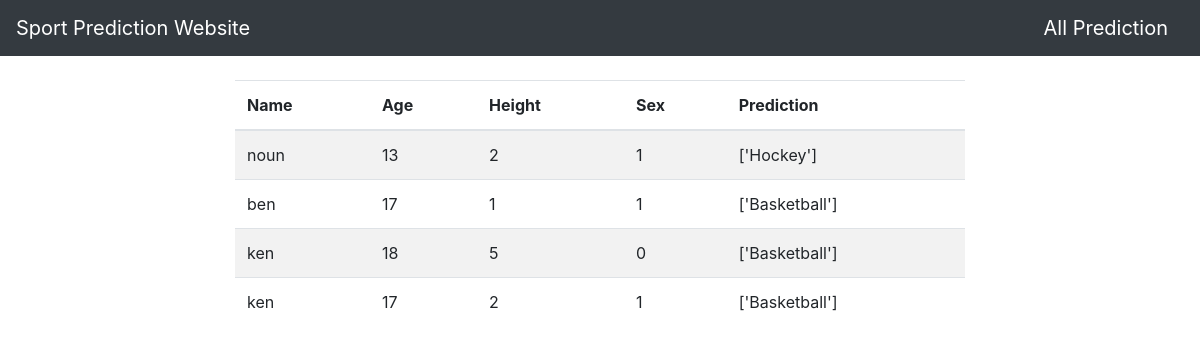
The page /predictions/ on the database its author committed.
### main/models.py (models this page shows, shortened)
class Data(models.Model):
    name = models.CharField(max_length=100, null=True)
    age = models.PositiveIntegerField(validators=[MinValueValidator(13),MaxValueValidator(19)],null=True)
    height = models.PositiveIntegerField(null=True)
    sex = models.PositiveIntegerField(choices=GENDER,null=True)
    predictions = models.CharField(max_length=100, blank = True,null=True)
    date = models.DateTimeField(auto_now_add=True)
    class Meta:
        ordering = ['-date']

### main/views.py (the view)
# urls.py: path('predictions/',views.predictions,name='main-predictions')
def predictions(request):
    data = Data.objects.all()
    context ={
        'data':data
    }
    return render(request,'main/predictions.html',context)

### templates/main/predictions.html (shortened to what this page needs)
{% extends 'partials/base.html' %}
{% block content %}
<div class="container">
    <div class="row mt-4">
        <div class="col-md-8 offset-md-2">
            <table class="table table-striped">
                <thead>
                  <tr>
                    <th scope="col">Name</th>
                    <th scope="col">Age</th>
                    <th scope="col">Height</th>
                    <th scope="col">Sex</th>
                    <th scope="col">Prediction</th>
                  </tr>
                </thead>
                <tbody>
                  {% for data in data %}
                  <tr>
                    <td>{{data.name}}</td>
                    <td>{{data.age}}</td>
                    <td>{{data.height}}</td>
                    <td>{{data.sex}}</td>
                    <td>{{data.predictions}}</td>
                  </tr>
                  {% endfor %}
                </tbody>
              </table>
        </div>
    </div>
</div>
{% endblock %}

### templates/partials/base.html (shortened to what this page needs)
<!doctype html>
<html lang="en">
  <head>
    <link rel="stylesheet" href="https://cdn.jsdelivr.net/npm/bootstrap@4.6.2/dist/css/bootstrap.min.css">
  </head>
  <body>
    {% include 'partials/nav.html' %}
    {% block content %} {% endblock %}
  </body>
</html>

### templates/partials/nav.html
<nav class="navbar navbar-dark bg-dark">
    <a class="navbar-brand" href="{% url 'main-index' %}">Sport Prediction Website</a>
    <a class="navbar-brand" href="{% url 'main-predictions' %}">All Prediction</a>
  </nav>

### rows shown on the page
Data: name "noun", age "13", height "2", sex "1", predictions "['Hockey']"
Data: name "ben", age "17", height "1", sex "1", predictions "['Basketball']"
Data: name "ken", age "18", height "5", sex "0", predictions "['Basketball']"
Data: name "ken", age "17", height "2", sex "1", predictions "['Basketball']"
